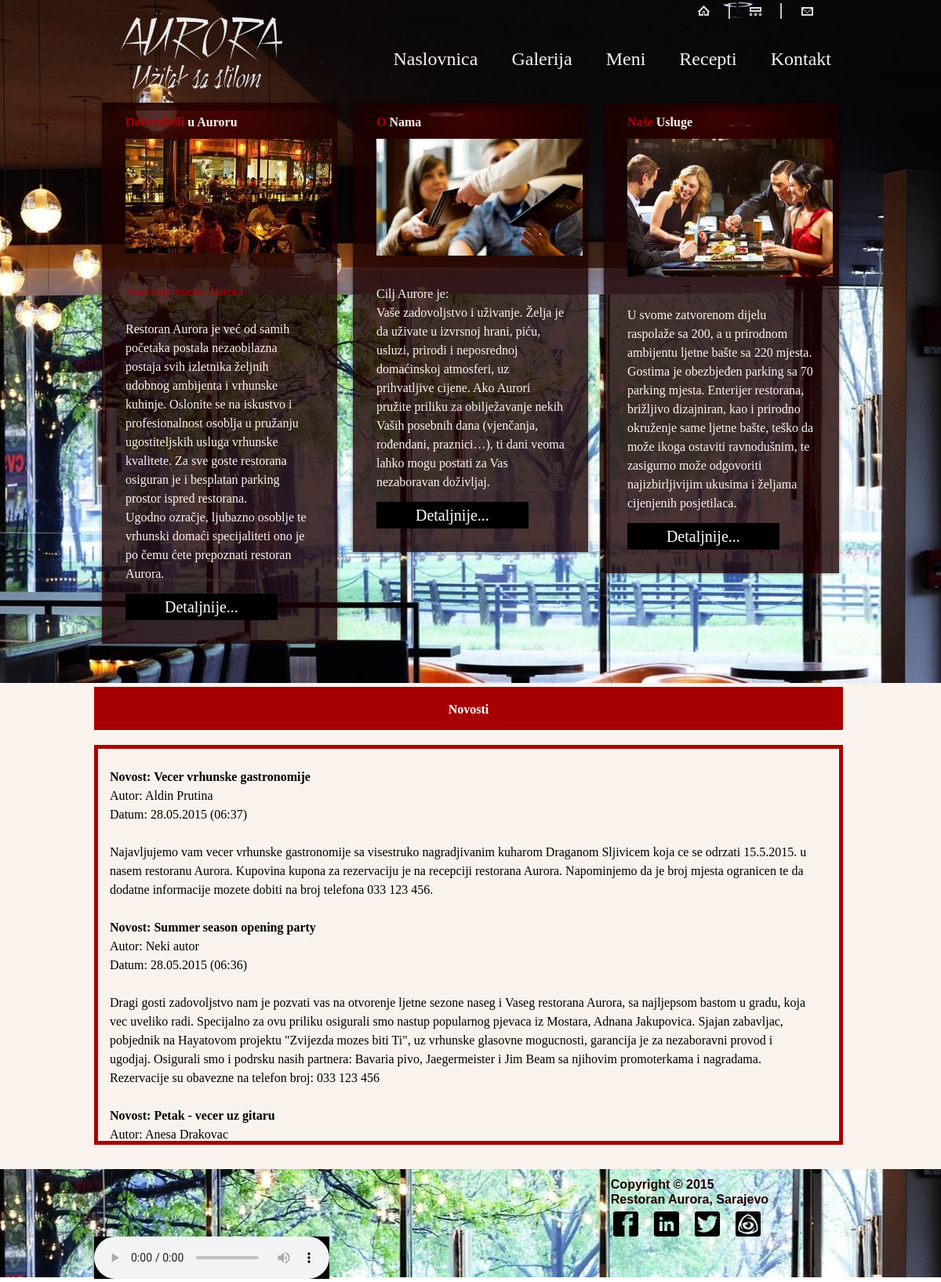
The page / on the database its author committed.
### tables this page shows
CREATE TABLE IF NOT EXISTS `vijest` (
  `id` int(11) NOT NULL AUTO_INCREMENT,
  `naslov` varchar(100) NOT NULL,
  `tekst` text NOT NULL,
  `autor` varchar(20) NOT NULL,
  `vrijeme` timestamp NOT NULL DEFAULT CURRENT_TIMESTAMP ON UPDATE CURRENT_TIMESTAMP,
  PRIMARY KEY (`id`)
);

### novosti_skripte/novostibaza.php (the view, shortened to what this page needs)
<!DOCTYPE HTML PUBLIC "-//W3C//DTD HTML 4.01 Transitional//EN">
<html>
  <head>
    <link rel="stylesheet" href="css/style.css" type="text/css" media="all">
  </head>
  <body id="novostibaza">
    <div class="novost">
      <div class="novostiTekstBaza">
        <?php
         $veza = new PDO("mysql:dbname=restoranwt;host=localhost;charset=utf8", "restoranwt", "restoranwt");
         $veza->exec("set names utf8");
         $rezultat = $veza->query("select id, naslov, tekst, UNIX_TIMESTAMP(vrijeme) vrijeme2, autor from vijest order by vrijeme desc");
         foreach ($rezultat as $vijest) {
            print "<br><h1 style> Novost:  " . $vijest['naslov'] . "</h1><br>";
            print "<small> Autor:  " . $vijest['autor'] . "</small><br>";
            print "<small> Datum: " . date("d.m.Y (h:i)", $vijest['vrijeme2']) . "</small><br>";
            print "<br><p>" . $vijest['tekst'] . "</p>";
         }
        ?>
      </div>
  </div>
  </body>
</html>

### index.php (shortened to what this page needs)
<!DOCTYPE html>
<html lang="en">
	<head>
		<link rel="stylesheet" href="css/style.css" type="text/css" media="all">
	</head>
<body id="str1">
	<div class="body4">
		<div class="body1">
			<div class="main grid">
				<?php include("zaglavlje.php"); ?>
				<article id="sadrzaj">
					<div class="wrap">
						<section class="col-1-3">
							<div class="wrap-col">
								<div class="box">
									<div>
										<h2>Dobrodošli <span>u Auroru</span></h2>
										<figure><img src="slike/str1_slika1.jpg" alt="" ></figure>
										<p class="pad_dno1">
											<br><a href="http://en.wikipedia.org/wiki/Aurora">Značenje imena Aurora<br></a><br>Restoran Aurora je već od samih početaka postala nezaobilazna postaja svih izletnika željnih udobnog ambijenta i vrhunske kuhinje. Oslonite se na iskustvo i profesionalnost osoblja u pružanju ugostiteljskih usluga vrhunske kvalitete. Za sve goste restorana osiguran je i besplatan parking prostor ispred restorana. <br> Ugodno ozračje, ljubazno osoblje te vrhunski domaći specijaliteti ono je po čemu ćete prepoznati restoran Aurora.</p>
											<a href="#" class="dugme1">Detaljnije...</a>
									</div>
								</div>
							</div>
						</section>
						<section class="col-1-3">
							<div class="wrap-col">
								<div class="box">
									<div>
										<h2>O <span>Nama</span></h2>
										<figure><img src="slike/str1_slika2.jpg" alt="" ></figure>
										<p class="pad_dno1">
											<br>Cilj Aurore je:<br>Vaše zadovoljstvo i uživanje. Želja je da uživate u izvrsnoj hrani, piću, usluzi, prirodi i neposrednoj domaćinskoj atmosferi, uz prihvatljive cijene. Ako Aurori pružite priliku za obilježavanje nekih Vaših posebnih dana (vjenčanja, rođendani, praznici…), ti dani veoma lahko mogu postati za Vas nezaboravan doživljaj.
										</p>
										<a href="#" class="dugme1">Detaljnije...</a>
									</div>
								</div>
							</div>
						</section>
						<section class="col-1-3">
							<div class="wrap-col">
								<div class="box">
									<div>
										<h2>Naše <span>Usluge</span></h2>
										<figure><img src="slike/str1_slika3.jpg" alt="" ></figure>
										<ul class="list1 pad_dno1">
											<li>
												<br>U svome zatvorenom dijelu raspolaže sa 200, a u prirodnom ambijentu ljetne bašte sa 220 mjesta. Gostima je obezbjeđen parking sa 70 parking mjesta. Enterijer restorana, brižljivo dizajniran, kao i prirodno okruženje same ljetne bašte, teško da može ikoga ostaviti ravnodušnim, te zasigurno može odgovoriti najizbirljivijim ukusima i željama cijenjenih posjetilaca.
											</li>
										</ul>
										<a href="#" class="dugme1">Detaljnije...</a>
									</div>
								</div>
							</div>
						</section>
					</div>
				</article>
			</div>
		</div>
		<div class="body2">
			<div class="main grid">
				<article id="sadrzaj2" class="novost">
					<div class="wrapper">
						<section class="col-2-3">
							<h2 class="novostiBoja"><br>Novosti<br></h2>
							<br>
						    <div id="novosti">
						        <?php include("novosti_skripte/novostibaza.php"); ?>
						    </div>
						</section>
					</div>
				</article>
			</div>
		</div>
		<div class="body3">
			<div class="main grid">
				<footer>
					<div class="wrapper">
						<section class="col-2-3">
						</section>
						<section class="col-1-4">
							<div class="wrap-col">
								<h3>&nbsp; Copyright © 2015<br>&nbsp; Restoran Aurora, Sarajevo</h3>
								<ul id="ikone">
									<li>
										<a href="https://www.google.ba/maps/place/Velika+Aleja,+Ilid%C5%BEa/@43.8226402,18.2958098,17z/data=!3m1!4b1!4m2!3m1!1s0x4758ca71fbb0b335:0xb67b017264e23e9" class="normaltip" title="Location"><img src="slike/ikona4.png" alt=""></a>
									</li>
									<li>
										<a href="#" class="normaltip" title="Twitter"><img src="slike/ikona3.png" alt=""></a>
									</li>
									<li>
										<a href="https://www.linkedin.com/pub/anesa-drakovac/72/114/b44" class="normaltip" title="LinkedIn"><img src="slike/ikona2.png" alt=""></a>
									</li>
									<li>
										<a href="#" class="normaltip" title="Facebook"><img src="slike/ikona1.png" alt=""></a>
									</li>
								</ul>
							</div>
						</section>
						<audio controls>
								<source src="music/song1.mp3" type="audio/mpeg">
						</audio>
					</div>
				</footer>
			</div>
		</div>
	</div>
</body>
</html>

### zaglavlje.php (shortened to what this page needs)
<header>
	<a onclick="ucitavajStranicuAsinhrono('index.php')">
		<h1><img src="slike/logo.png" alt=""></h1>
	</a>
	<nav>
		<ul id="vrh_nav">
			<li><a onclick="ucitajStranicuAsinhrono('index.php')"><img src="slike/ikona_1.gif" alt=""></a></li>
			<li><a onclick="ucitajStranicuAsinhrono('galerija.php')"><img src="slike/ikona_2.gif" alt=""></a></li>
			<li class="kraj"><a onclick="ucitajStranicuAsinhrono('kontakt.php')"><img src="slike/ikona_3.gif" alt=""></a></li>
		</ul>
	</nav>
	<nav>
		<ul id="meni">
			<li><a onclick="ucitajStranicuAsinhrono('index.php')">Naslovnica</a></li>
			<li id="galerija" onmouseover="galerija_Prikazi()" onmouseout="galerija_Sakrij()"><a onclick="ucitajStranicuAsinhrono('galerija.php')">Galerija</a>
			</li>
			<li><a onclick="ucitajStranicuAsinhrono('meni.php')">Meni</a></li>
			<li><a onclick="ucitajStranicuAsinhrono('recepti.php')">Recepti</a></li>
			<li><a onclick="ucitajStranicuAsinhrono('kontakt.php')">Kontakt</a></li>
		</ul>
	</nav>
</header>

### css/style.css (style rules this page uses)
body { font: 14px Georgia, "Times New Roman", Times, serif; color: black; line-height: 24px; border: 0 }
.main { margin: 0 auto; }
.wrapper { width: 100%; overflow: hidden }
.wrap { margin-left: -5px; padding-left: 5px; overflow: hidden }
.body1 { background: url(../slike/bg_vrh_slika.jpg) top center no-repeat; }
.body2 { background: #faf3ed; }
.body3 { background: url(../slike/bg_dno_slika.jpg) top center no-repeat; }
.body4 { background:url(../slike/bg_vrh.jpg) top }
a { color:#a80002; text-decoration:none; outline:none }
h1 { float:left; padding:0px 0 0 36px }
h2 { font-size:38px; line-height:1.2em; color:#200000; padding:16px 0 12px 0 }
h3 { font-size:27px; color:#230000; line-height:1.2em; padding:20px 0 9px 0 }
p { padding-bottom:24px }
header { height:121px; padding-top:31px; width:100%; overflow:hidden }
#vrh_nav { float:right; padding:4px 43px 30px 0 }
#vrh_nav li { float:left; padding:3px 26px 5px 0; background:url(../slike/vrh_linija.gif) right 0 no-repeat; margin-right:25px }
#vrh_nav li a { display:block; line-height:0 }
#vrh_nav .kraj { background:none; padding-right:0; margin-right:0 }
#meni { float:right; padding:0 0 0 0 }
#meni li { float:left; padding-left:3px }
#meni li a { display:block; font-size:24px; color:#faf3ed; line-height:40px; padding:0 20px; height:44px }
#sadrzaj { padding-bottom:40px }
#sadrzaj2 { padding-bottom:31px }
.pad_dno1 { padding-bottom:13px; }
.box { background:url(../slike/box_bg.png) repeat; color:#faf3ed; box-shadow:0 0 5px rgba(0, 0, 0, .4); box-shadow:0 0 5px rgba(0, 0, 0, .4); box-shadow:0 0 5px rgba(0, 0, 0, .4) }
.box > div { background:url(../slike/box_vrh.png) 0 top no-repeat; padding:30px; padding-top:0; overflow:hidden }
.box h2 { color:#a80002; padding:15px 0 12px 0 }
.box h2 span { color:#faf3ed }
.box figure { padding-bottom:13px }
.dugme1 { display:inline-block; font-size:20px; color:white; line-height:34px; left: 50px; padding:0 50px; background:black }
footer { height:138px; font:13px "Trebuchet MS", Arial, Helvetica, sans-serif; color:#696969; line-height:18px }
footer a { color:#c53005; text-decoration:underline }
#ikone { padding:5px 0 0 0 }
#ikone li { float:right; padding-right:20px }
.grid { width: 960px; position: relative; margin: 0 auto; padding: 0px }
.grid:after { display: block; height: 0; clear: both; visibility: hidden }
.grid .wrap-col { margin:10px }
.grid .col-1-2, .grid .col-1-3, .grid .col-2-3, .grid .col-1-4, .grid .col-2-4, .grid .col-3-4, .grid .col-1-5, .grid .col-2-5, .grid .col-3-5, .grid .col-4-5, .grid .col-1-6, .grid .col-2-6, .grid .col-3-6, .grid .col-4-6, .grid .col-5-6 { float:left; display: inline-block }
.grid .col-1-3 { width:33.33% }
.grid .col-2-3 { width:66.66% }
.grid .col-1-4 { width:25% }
a, adresa, body, center, div, figure, font, footer, form, h1, h2, h3, h4, h5, h6, header, html, i, img, label, li, nav,object, p, s, section, small, span, source, strong, ul, var { background: transparent; border: 0 none; font-size: 100%; margin: 0; padding: 0; border: 0; outline: 0; vertical-align: top }
ul { list-style: none; }
img { vertical-align:top; }
* { border:none }
audio { background: black }
.novostiTekstBaza { width: 900px; float: left; word-wrap: break-word; padding-left: 15px; }
#novosti { border: 5px solid #a80002; height: 500px; width: 945px; overflow: auto; }
.novostiBoja { position: relative; top: 5px; background-color: #a80002; color: white; height: 50px; text-align: center; padding-bottom: 5px; width: 955px; }

### rows shown on the page
vijest: naslov "Vecer vrhunske gastronomije", autor "Aldin Prutina", vrijeme2 "28.05.2015 (06:37)", tekst "Najavljujemo vam vecer vrhunske gastronomije sa visestruko nagradjivanim kuharom Draganom Sljivicem koja ce se odrzati 15.5.2015. u nasem restoranu Aurora. Kupovina kupona za rezervaciju je na recepciji restorana Aurora. Napominjemo da je broj mjesta ogranicen te da dodatne informacije mozete dobiti na broj telefona 033 123 456."
vijest: naslov "Summer season opening party", autor "Neki autor", vrijeme2 "28.05.2015 (06:36)", tekst "Dragi gosti zadovoljstvo nam je pozvati vas na otvorenje ljetne sezone naseg i Vaseg restorana Aurora, sa najljepsom bastom u gradu, koja vec uveliko radi. Specijalno za ovu priliku osigurali smo nastup popularnog pjevaca iz Mostara, Adnana Jakupovica. Sjajan zabavljac, pobjednik na Hayatovom projektu \"Zvijezda mozes biti Ti\", uz vrhunske glasovne mogucnosti, garancija je za nezaboravni provod i ugodjaj. Osigurali smo i podrsku nasih partnera: Bavaria pivo, Jaegermeister i Jim Beam sa njihovim promoterkama i nagradama. Rezervacije su obavezne na telefon broj: 033 123 456"
vijest: naslov "Petak - vecer uz gitaru", autor "Anesa Drakovac"
